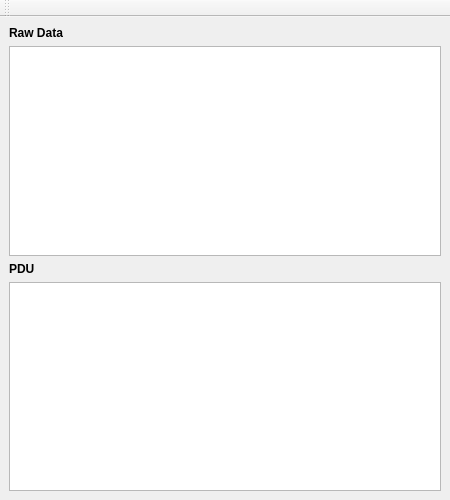
<?xml version="1.0" encoding="UTF-8"?>
<ui version="4.0">
 <class>BusMonitor</class>
 <widget class="QMainWindow" name="BusMonitor">
  <property name="windowModality">
   <enum>Qt::NonModal</enum>
  </property>
  <property name="geometry">
   <rect>
    <x>0</x>
    <y>0</y>
    <width>450</width>
    <height>500</height>
   </rect>
  </property>
  <property name="minimumSize">
   <size>
    <width>450</width>
    <height>500</height>
   </size>
  </property>
  <property name="maximumSize">
   <size>
    <width>450</width>
    <height>580</height>
   </size>
  </property>
  <property name="windowTitle">
   <string>Bus Monitor</string>
  </property>
  <property name="windowIcon">
   <iconset>
    <normaloff>:/img/view-16.png</normaloff>:/img/view-16.png</iconset>
  </property>
  <widget class="QWidget" name="centralwidget">
   <property name="minimumSize">
    <size>
     <width>450</width>
     <height>400</height>
    </size>
   </property>
   <property name="maximumSize">
    <size>
     <width>16777215</width>
     <height>16777215</height>
    </size>
   </property>
   <layout class="QVBoxLayout" name="verticalLayout">
    <item>
     <widget class="QLabel" name="lblRawData">
      <property name="font">
       <font>
        <weight>75</weight>
        <bold>true</bold>
       </font>
      </property>
      <property name="layoutDirection">
       <enum>Qt::LeftToRight</enum>
      </property>
      <property name="text">
       <string>Raw Data</string>
      </property>
     </widget>
    </item>
    <item>
     <widget class="QListView" name="lstRawData">
      <property name="minimumSize">
       <size>
        <width>0</width>
        <height>0</height>
       </size>
      </property>
      <property name="font">
       <font>
        <pointsize>8</pointsize>
       </font>
      </property>
      <property name="editTriggers">
       <set>QAbstractItemView::NoEditTriggers</set>
      </property>
      <property name="alternatingRowColors">
       <bool>true</bool>
      </property>
      <property name="selectionMode">
       <enum>QAbstractItemView::SingleSelection</enum>
      </property>
      <property name="selectionBehavior">
       <enum>QAbstractItemView::SelectRows</enum>
      </property>
      <property name="selectionRectVisible">
       <bool>false</bool>
      </property>
     </widget>
    </item>
    <item>
     <widget class="QLabel" name="lblPDU">
      <property name="font">
       <font>
        <weight>75</weight>
        <bold>true</bold>
       </font>
      </property>
      <property name="text">
       <string>PDU</string>
      </property>
     </widget>
    </item>
    <item>
     <widget class="QPlainTextEdit" name="txtPDU">
      <property name="readOnly">
       <bool>true</bool>
      </property>
     </widget>
    </item>
   </layout>
  </widget>
  <widget class="QToolBar" name="toolBar">
   <property name="windowTitle">
    <string>toolBar</string>
   </property>
   <attribute name="toolBarArea">
    <enum>TopToolBarArea</enum>
   </attribute>
   <attribute name="toolBarBreak">
    <bool>false</bool>
   </attribute>
  </widget>
  <action name="actionClear">
   <property name="icon">
    <iconset resource="icons/pyModSlaveQt.qrc">
     <normaloff>:/img/edit-clear-16.png</normaloff>:/img/edit-clear-16.png</iconset>
   </property>
   <property name="text">
    <string>Clear</string>
   </property>
   <property name="toolTip">
    <string>Clear</string>
   </property>
   <property name="iconVisibleInMenu">
    <bool>true</bool>
   </property>
  </action>
  <action name="actionExit">
   <property name="icon">
    <iconset resource="icons/pyModSlaveQt.qrc">
     <normaloff>:/img/Close-16.png</normaloff>:/img/Close-16.png</iconset>
   </property>
   <property name="text">
    <string>Exit</string>
   </property>
   <property name="toolTip">
    <string>Exit</string>
   </property>
  </action>
  <action name="actionSave">
   <property name="icon">
    <iconset resource="icons/pyModSlaveQt.qrc">
     <normaloff>:/img/save-16.png</normaloff>:/img/save-16.png</iconset>
   </property>
   <property name="text">
    <string>Save</string>
   </property>
   <property name="toolTip">
    <string>Save</string>
   </property>
  </action>
 </widget>
 <resources>
  <include location="icons/pyModSlaveQt.qrc"/>
 </resources>
 <connections/>
</ui>
